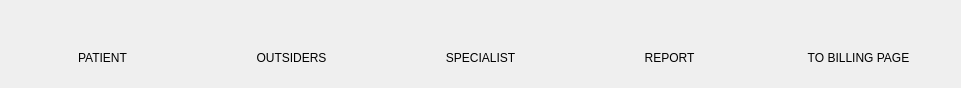
   <widget class="QWidget" name="layoutWidget_2">
    <property name="geometry">
     <rect>
      <x>40</x>
      <y>0</y>
      <width>961</width>
      <height>88</height>
     </rect>
    </property>
    <layout class="QGridLayout" name="gridLayout">
     <item row="0" column="0">
      <widget class="QPushButton" name="btnPatient">
       <property name="cursor">
        <cursorShape>PointingHandCursor</cursorShape>
       </property>
       <property name="toolTip">
        <string>Quản lý các dự án</string>
       </property>
       <property name="styleSheet">
        <string notr="true">QPushButton#btnPatient:hover {
background-color: rgb(255, 255, 255);
border-radius: 35px;
}</string>
       </property>
       <property name="text">
        <string/>
       </property>
       <property name="icon">
        <iconset resource="img.qrc">
         <normaloff>:/img/home.svg</normaloff>:/img/home.svg</iconset>
       </property>
       <property name="iconSize">
        <size>
         <width>40</width>
         <height>40</height>
        </size>
       </property>
       <property name="flat">
        <bool>true</bool>
       </property>
      </widget>
     </item>
     <item row="0" column="1">
      <widget class="QPushButton" name="btnOutsider">
       <property name="cursor">
        <cursorShape>PointingHandCursor</cursorShape>
       </property>
       <property name="toolTip">
        <string>Trò chuyện với các thành viên</string>
       </property>
       <property name="styleSheet">
        <string notr="true">QPushButton#btnOutsider:hover {
background-color: rgb(255, 255, 255);
border-radius: 35px;
}</string>
       </property>
       <property name="text">
        <string/>
       </property>
       <property name="icon">
        <iconset resource="img.qrc">
         <normaloff>:/img/chat.svg</normaloff>:/img/chat.svg</iconset>
       </property>
       <property name="iconSize">
        <size>
         <width>33</width>
         <height>33</height>
        </size>
       </property>
       <property name="default">
        <bool>true</bool>
       </property>
       <property name="flat">
        <bool>true</bool>
       </property>
      </widget>
     </item>
     <item row="0" column="2">
      <widget class="QPushButton" name="btnSpecialist">
       <property name="enabled">
        <bool>false</bool>
       </property>
       <property name="cursor">
        <cursorShape>PointingHandCursor</cursorShape>
       </property>
       <property name="toolTip">
        <string>Quản lý thời gian biểu</string>
       </property>
       <property name="styleSheet">
        <string notr="true">QPushButton#btnSpecialist:hover {
background-color: rgb(255, 255, 255);
border-radius: 35px;
}</string>
       </property>
       <property name="text">
        <string/>
       </property>
       <property name="icon">
        <iconset resource="img.qrc">
         <normaloff>:/img/calendar.svg</normaloff>:/img/calendar.svg</iconset>
       </property>
       <property name="iconSize">
        <size>
         <width>33</width>
         <height>33</height>
        </size>
       </property>
       <property name="flat">
        <bool>true</bool>
       </property>
      </widget>
     </item>
     <item row="0" column="3">
      <widget class="QPushButton" name="btnReport">
       <property name="enabled">
        <bool>false</bool>
       </property>
       <property name="cursor">
        <cursorShape>PointingHandCursor</cursorShape>
       </property>
       <property name="toolTip">
        <string>Trò chuyện qua video</string>
       </property>
       <property name="styleSheet">
        <string notr="true">QPushButton#btnReport:hover {
background-color: rgb(255, 255, 255);
border-radius: 35px;
}</string>
       </property>
       <property name="text">
        <string/>
       </property>
       <property name="icon">
        <iconset resource="img.qrc">
         <normaloff>:/img/video-camera.svg</normaloff>:/img/video-camera.svg</iconset>
       </property>
       <property name="iconSize">
        <size>
         <width>40</width>
         <height>40</height>
        </size>
       </property>
       <property name="flat">
        <bool>true</bool>
       </property>
      </widget>
     </item>
     <item row="0" column="4">
      <widget class="QPushButton" name="btnBilling">
       <property name="cursor">
        <cursorShape>PointingHandCursor</cursorShape>
       </property>
       <property name="toolTip">
        <string>Quản lý thông tin thành viên</string>
       </property>
       <property name="styleSheet">
        <string notr="true">QPushButton#btnBilling:hover {
background-color: rgb(255, 255, 255);
border-radius: 35px;
}</string>
       </property>
       <property name="text">
        <string/>
       </property>
       <property name="icon">
        <iconset resource="img.qrc">
         <normaloff>:/img/user.svg</normaloff>:/img/user.svg</iconset>
       </property>
       <property name="iconSize">
        <size>
         <width>40</width>
         <height>40</height>
        </size>
       </property>
       <property name="flat">
        <bool>true</bool>
       </property>
      </widget>
     </item>
     <item row="1" column="0">
      <widget class="QLabel" name="label">
       <property name="text">
        <string>PATIENT</string>
       </property>
       <property name="alignment">
        <set>Qt::AlignCenter</set>
       </property>
      </widget>
     </item>
     <item row="1" column="1">
      <widget class="QLabel" name="label_2">
       <property name="text">
        <string>OUTSIDERS</string>
       </property>
       <property name="alignment">
        <set>Qt::AlignCenter</set>
       </property>
      </widget>
     </item>
     <item row="1" column="2">
      <widget class="QLabel" name="label_3">
       <property name="text">
        <string>SPECIALIST</string>
       </property>
       <property name="alignment">
        <set>Qt::AlignCenter</set>
       </property>
      </widget>
     </item>
     <item row="1" column="3">
      <widget class="QLabel" name="label_4">
       <property name="text">
        <string>REPORT</string>
       </property>
       <property name="alignment">
        <set>Qt::AlignCenter</set>
       </property>
      </widget>
     </item>
     <item row="1" column="4">
      <widget class="QLabel" name="label_5">
       <property name="text">
        <string>TO BILLING PAGE</string>
       </property>
       <property name="alignment">
        <set>Qt::AlignCenter</set>
       </property>
      </widget>
     </item>
    </layout>
   </widget>
